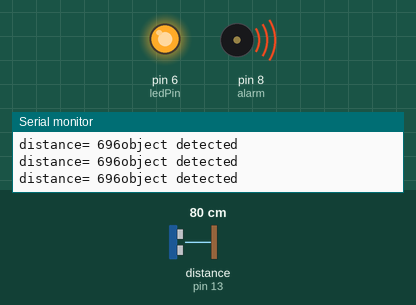
Bench run of a sketch on a simulated Arduino Uno, built with avr-gcc and run on an emulated ATmega328P. Parts: output pins drawn as LEDs (lit = HIGH), buzzer (waves = sounding), the last lines printed to the serial monitor. Wiring (inferred from the names in the program): ultrasonic range finder: trigger pin 12; echo pin 13. Inputs (shaded band) come from the test bench; at power-on: distance to the obstacle (sensor on pin 13) 80 cm. The echo pulse lasts 58.3 µs per cm; pins used as bus, display or sensor lines are not drawn.

Above: at 1.2 s.
1.3 s: distance to the obstacle (sensor on pin 13) set to 224 cm
4.3 s: distance to the obstacle (sensor on pin 13) set to 233 cm
At 4.9 s:
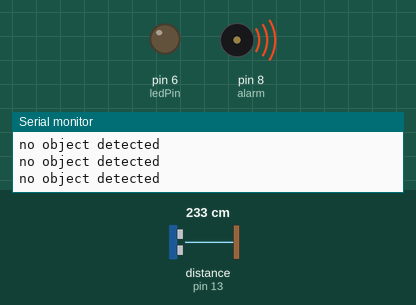
5.8 s: distance to the obstacle (sensor on pin 13) set to 18 cm
At 6.5 s:
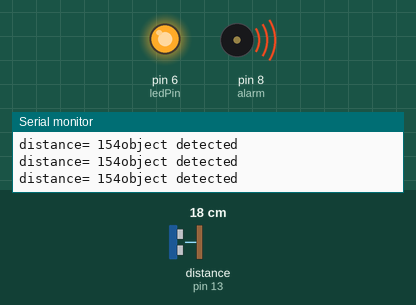
Timing chart, 0 to 8.8 s (numbered marks = the images above; inputs shaded):
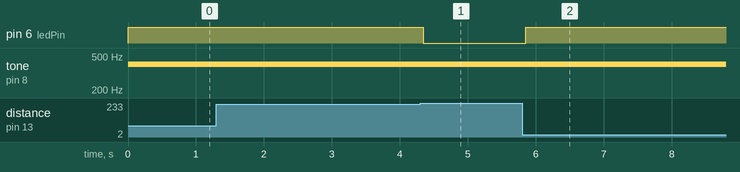

The sketch:

sketch_sep09a.ino
```cpp
#define trig 12
#define echo 13
int alarm = 8; // Connect buzzer pin to 8
int ledPin= 6;  //Connect LEd pin to 6
int duration, distance;

void setup() {
        Serial.begin (9600);
        pinMode(trig, OUTPUT);
        pinMode(echo, INPUT);
        pinMode(alarm, OUTPUT);
        pinMode(ledPin, OUTPUT);
}

void loop()
{

    digitalWrite(trig, HIGH);
    delayMicroseconds(10);
    digitalWrite(trig, LOW);
    duration = pulseIn(echo, HIGH);
    distance = (duration/2) * 0.3;
  if (distance >= 2000 || distance <= 0)
        {
        Serial.println("no object detected");
        digitalWrite(alarm,LOW);
        digitalWrite(ledPin,LOW);
        }
  else {
        Serial.println("object detected \n");
        Serial.print("distance= ");
        Serial.print(distance);
        tone(alarm,400);
        digitalWrite(ledPin,HIGH);
  }
}
```

Measured:
- the behaviour switches between 229 and 230 cm on distance to the obstacle (sensor on pin 13) (found by bisection; images 0 and 1)
- after the input at 4.3 s, pin 6 (ledPin): HIGH → LOW at once
- after the input at 5.8 s, pin 6 (ledPin): LOW → HIGH after 0.05 s
